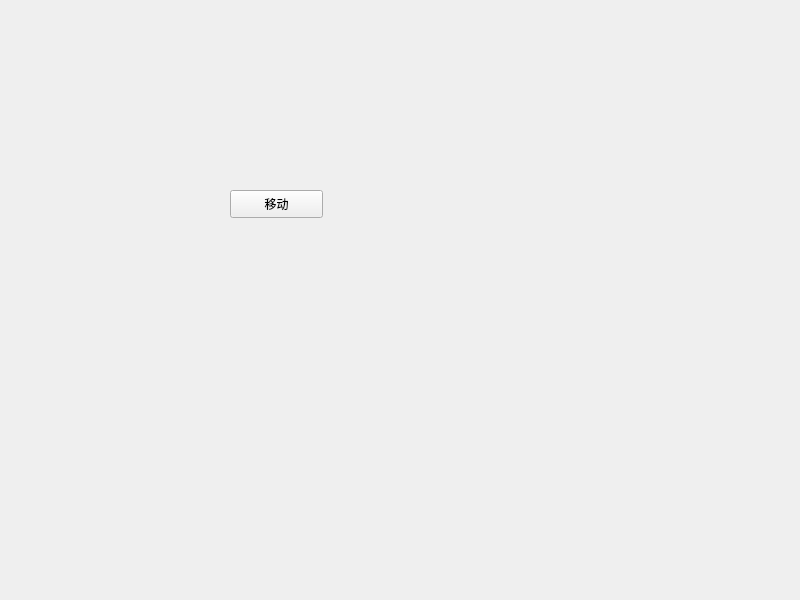
<?xml version="1.0" encoding="UTF-8"?>
<ui version="4.0">
 <class>Widget</class>
 <widget class="QWidget" name="Widget">
  <property name="geometry">
   <rect>
    <x>0</x>
    <y>0</y>
    <width>800</width>
    <height>600</height>
   </rect>
  </property>
  <property name="windowTitle">
   <string>Widget</string>
  </property>
  <widget class="QPushButton" name="pushButton">
   <property name="geometry">
    <rect>
     <x>230</x>
     <y>190</y>
     <width>93</width>
     <height>28</height>
    </rect>
   </property>
   <property name="text">
    <string>移动</string>
   </property>
  </widget>
 </widget>
 <resources/>
 <connections/>
</ui>
